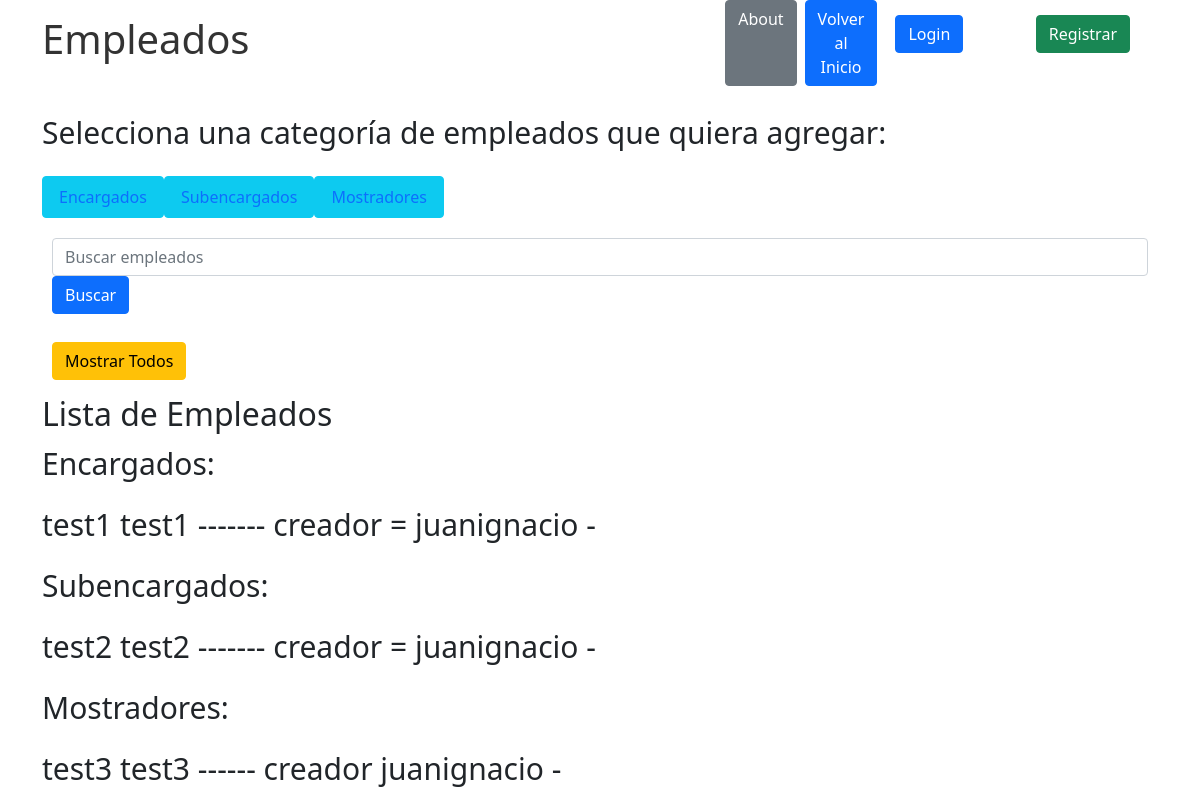
/empleados/mostrarempleados/, run on the app's committed database.
### empleados/models.py (models this page shows)
class encargado(models.Model):
    Nombre = models.CharField(max_length=64)
    Apellido = models.CharField(max_length=64)
    telefono = models.CharField(max_length=20)
    edad = models.IntegerField()
    email = models.EmailField()
    descripcion = models.CharField(max_length=100)
    empleo = models.CharField(max_length=64, default='encargado')
    creador = models.ForeignKey(User, on_delete=models.SET_NULL, null=True)

class subencargado(models.Model):
    Nombre = models.CharField(max_length=64)
    Apellido = models.CharField(max_length=64)
    telefono = models.CharField(max_length=20)
    edad = models.IntegerField()
    email = models.EmailField()
    descripcion = models.CharField(max_length=100)
    empleo = models.CharField(max_length=64, default='subencargado')
    creador = models.ForeignKey(User, on_delete=models.SET_NULL, null=True)

class mostrador(models.Model):
    Nombre = models.CharField(max_length=64)
    Apellido = models.CharField(max_length=64)
    telefono = models.CharField(max_length=20)
    edad = models.IntegerField()
    email = models.EmailField()
    descripcion = models.CharField(max_length=100)
    empleo = models.CharField(max_length=64, default='mostrador')
    creador = models.ForeignKey(User, on_delete=models.SET_NULL, null=True)

### empleados/views.py (the view)
# urls.py: path('mostrarempleados/', views.mostrarempleados, name='mostrarempleados'),
def mostrarempleados(request):
    encargados = encargado.objects.all()
    subencargados = subencargado.objects.all()
    mostradores = mostrador.objects.all()
    context = {
        'encargados': encargados,
        'subencargados': subencargados,
        'mostradores': mostradores,
    }
    return render(request, 'mostrarempleados.html', context)

### empleados/templates de empleados/mostrarempleados.html (shortened to what this page needs)
{% extends 'base.html' %}
{% block content %}
  <h2>Lista de Empleados</h2>
  <p>Encargados:</p>
  {% for encargado in encargados %}
    <p>
      {{ encargado.Nombre }} {{ encargado.Apellido }} ------- creador = {{ encargado.creador }} -
    </p>
  {% endfor %}
  <p>Subencargados:</p>
  {% for subencargado in subencargados %}
    <p>
      {{ subencargado.Nombre }} {{ subencargado.Apellido }} ------- creador = {{ subencargado.creador }} -
    </p>
  {% endfor %}
  <p>Mostradores:</p>
  {% for mostrador in mostradores %}
    <p>
      {{ mostrador.Nombre }} {{ mostrador.Apellido }} ------ creador {{ mostrador.creador }} -
    </p>
  {% endfor %}
{% endblock %}

### static/css/css.css (style rules this page uses)
body { background-color: rgb(238, 244, 238); }
p { font-size: 30px; }

### data on the page
encargado: Nombre "test1", Apellido "test1", creador "juanignacio"
subencargado: Nombre "test2", Apellido "test2", creador "juanignacio"
mostrador: Nombre "test3", Apellido "test3", creador "juanignacio"
